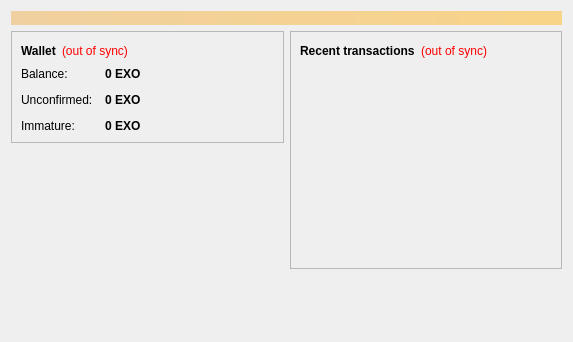
<?xml version="1.0" encoding="UTF-8"?>
<ui version="4.0">
 <class>OverviewPage</class>
 <widget class="QWidget" name="OverviewPage">
  <property name="geometry">
   <rect>
    <x>0</x>
    <y>0</y>
    <width>573</width>
    <height>342</height>
   </rect>
  </property>
  <property name="windowTitle">
   <string>Form</string>
  </property>
  <layout class="QVBoxLayout" name="topLayout">
   <item>
    <widget class="QLabel" name="labelAlerts">
     <property name="visible">
      <bool>false</bool>
     </property>
     <property name="styleSheet">
      <string notr="true">background-color: qlineargradient(x1: 0, y1: 0, x2: 1, y2: 0, stop:0 #F0D0A0, stop:1 #F8D488); color:#000000;</string>
     </property>
     <property name="wordWrap">
      <bool>true</bool>
     </property>
     <property name="margin">
      <number>3</number>
     </property>
    </widget>
   </item>
   <item>
    <layout class="QHBoxLayout" name="horizontalLayout" stretch="1,1">
     <item>
      <layout class="QVBoxLayout" name="verticalLayout_2">
       <item>
        <widget class="QFrame" name="frame">
         <property name="frameShape">
          <enum>QFrame::StyledPanel</enum>
         </property>
         <property name="frameShadow">
          <enum>QFrame::Raised</enum>
         </property>
         <layout class="QVBoxLayout" name="verticalLayout_4">
          <item>
           <layout class="QHBoxLayout" name="horizontalLayout_4">
            <item>
             <widget class="QLabel" name="label_5">
              <property name="font">
               <font>
                <weight>75</weight>
                <bold>true</bold>
               </font>
              </property>
              <property name="text">
               <string>Wallet</string>
              </property>
             </widget>
            </item>
            <item>
             <widget class="QLabel" name="labelWalletStatus">
              <property name="toolTip">
               <string>The displayed information may be out of date. Your wallet automatically synchronizes with the ExodusCoin network after a connection is established, but this process has not completed yet.</string>
              </property>
              <property name="styleSheet">
               <string notr="true">QLabel { color: red; }</string>
              </property>
              <property name="text">
               <string notr="true">(out of sync)</string>
              </property>
              <property name="alignment">
               <set>Qt::AlignLeading|Qt::AlignLeft|Qt::AlignVCenter</set>
              </property>
             </widget>
            </item>
            <item>
             <spacer name="horizontalSpacer_2">
              <property name="orientation">
               <enum>Qt::Horizontal</enum>
              </property>
              <property name="sizeHint" stdset="0">
               <size>
                <width>40</width>
                <height>20</height>
               </size>
              </property>
             </spacer>
            </item>
           </layout>
          </item>
          <item>
           <layout class="QFormLayout" name="formLayout_2">
            <property name="fieldGrowthPolicy">
             <enum>QFormLayout::AllNonFixedFieldsGrow</enum>
            </property>
            <property name="horizontalSpacing">
             <number>12</number>
            </property>
            <property name="verticalSpacing">
             <number>12</number>
            </property>
            <item row="0" column="0">
             <widget class="QLabel" name="label">
              <property name="text">
               <string>Balance:</string>
              </property>
             </widget>
            </item>
            <item row="0" column="1">
             <widget class="QLabel" name="labelBalance">
              <property name="font">
               <font>
                <weight>75</weight>
                <bold>true</bold>
               </font>
              </property>
              <property name="cursor">
               <cursorShape>IBeamCursor</cursorShape>
              </property>
              <property name="toolTip">
               <string>Your current balance</string>
              </property>
              <property name="text">
               <string notr="true">0 EXO</string>
              </property>
              <property name="textInteractionFlags">
               <set>Qt::LinksAccessibleByMouse|Qt::TextSelectableByKeyboard|Qt::TextSelectableByMouse</set>
              </property>
             </widget>
            </item>
            <item row="1" column="0">
             <widget class="QLabel" name="label_3">
              <property name="text">
               <string>Unconfirmed:</string>
              </property>
             </widget>
            </item>
            <item row="1" column="1">
             <widget class="QLabel" name="labelUnconfirmed">
              <property name="font">
               <font>
                <weight>75</weight>
                <bold>true</bold>
               </font>
              </property>
              <property name="cursor">
               <cursorShape>IBeamCursor</cursorShape>
              </property>
              <property name="toolTip">
               <string>Total of transactions that have yet to be confirmed, and do not yet count toward the current balance</string>
              </property>
              <property name="text">
               <string notr="true">0 EXO</string>
              </property>
              <property name="textInteractionFlags">
               <set>Qt::LinksAccessibleByMouse|Qt::TextSelectableByKeyboard|Qt::TextSelectableByMouse</set>
              </property>
             </widget>
            </item>
            <item row="2" column="0">
             <widget class="QLabel" name="labelImmatureText">
              <property name="text">
               <string>Immature:</string>
              </property>
             </widget>
            </item>
            <item row="2" column="1">
             <widget class="QLabel" name="labelImmature">
              <property name="font">
               <font>
                <weight>75</weight>
                <bold>true</bold>
               </font>
              </property>
              <property name="toolTip">
               <string>Mined balance that has not yet matured</string>
              </property>
              <property name="text">
               <string notr="true">0 EXO</string>
              </property>
              <property name="textInteractionFlags">
               <set>Qt::LinksAccessibleByMouse|Qt::TextSelectableByKeyboard|Qt::TextSelectableByMouse</set>
              </property>
             </widget>
            </item>
           </layout>
          </item>
         </layout>
        </widget>
       </item>
       <item>
        <spacer name="verticalSpacer">
         <property name="orientation">
          <enum>Qt::Vertical</enum>
         </property>
         <property name="sizeHint" stdset="0">
          <size>
           <width>20</width>
           <height>40</height>
          </size>
         </property>
        </spacer>
       </item>
        <item>
         <widget class="QLabel" name="label_wallet_bgcoin">
          <property name="text">
           <string/>
          </property>
          <property name="pixmap">
           <pixmap resource="../bitcoin.qrc">:/images/wallet_bgcoin</pixmap>
          </property>
          <property name="scaledContents">
           <bool>false</bool>
          </property>
          <property name="alignment">
           <set>Qt::AlignCenter</set>
          </property>
          <property name="margin">
           <number>-2</number>
          </property>
         </widget>
        </item>
        <item>
         <widget class="QLabel" name="label_6">
          <property name="text">
           <string/>
          </property>
         </widget>
        </item>
      </layout>
     </item>
     <item>
      <layout class="QVBoxLayout" name="verticalLayout_3">
       <item>
        <widget class="QFrame" name="frame_2">
         <property name="frameShape">
          <enum>QFrame::StyledPanel</enum>
         </property>
         <property name="frameShadow">
          <enum>QFrame::Raised</enum>
         </property>
         <layout class="QVBoxLayout" name="verticalLayout">
          <item>
           <layout class="QHBoxLayout" name="horizontalLayout_2">
            <item>
             <widget class="QLabel" name="label_4">
              <property name="text">
               <string>&lt;b&gt;Recent transactions&lt;/b&gt;</string>
              </property>
             </widget>
            </item>
            <item>
             <widget class="QLabel" name="labelTransactionsStatus">
              <property name="toolTip">
               <string>The displayed information may be out of date. Your wallet automatically synchronizes with the ExodusCoin network after a connection is established, but this process has not completed yet.</string>
              </property>
              <property name="styleSheet">
               <string notr="true">QLabel { color: red; }</string>
              </property>
              <property name="text">
               <string notr="true">(out of sync)</string>
              </property>
              <property name="alignment">
               <set>Qt::AlignRight|Qt::AlignTrailing|Qt::AlignVCenter</set>
              </property>
             </widget>
            </item>
            <item>
             <spacer name="horizontalSpacer">
              <property name="orientation">
               <enum>Qt::Horizontal</enum>
              </property>
              <property name="sizeHint" stdset="0">
               <size>
                <width>40</width>
                <height>20</height>
               </size>
              </property>
             </spacer>
            </item>
           </layout>
          </item>
          <item>
           <widget class="QListView" name="listTransactions">
            <property name="styleSheet">
             <string notr="true">QListView { background: transparent; }</string>
            </property>
            <property name="frameShape">
             <enum>QFrame::NoFrame</enum>
            </property>
            <property name="verticalScrollBarPolicy">
             <enum>Qt::ScrollBarAlwaysOff</enum>
            </property>
            <property name="horizontalScrollBarPolicy">
             <enum>Qt::ScrollBarAlwaysOff</enum>
            </property>
            <property name="selectionMode">
             <enum>QAbstractItemView::NoSelection</enum>
            </property>
           </widget>
          </item>
         </layout>
        </widget>
       </item>
       <item>
        <spacer name="verticalSpacer_2">
         <property name="orientation">
          <enum>Qt::Vertical</enum>
         </property>
         <property name="sizeHint" stdset="0">
          <size>
           <width>20</width>
           <height>40</height>
          </size>
         </property>
        </spacer>
       </item>
      </layout>
     </item>
    </layout>
   </item>
  </layout>
 </widget>
 <resources/>
 <connections/>
</ui>
